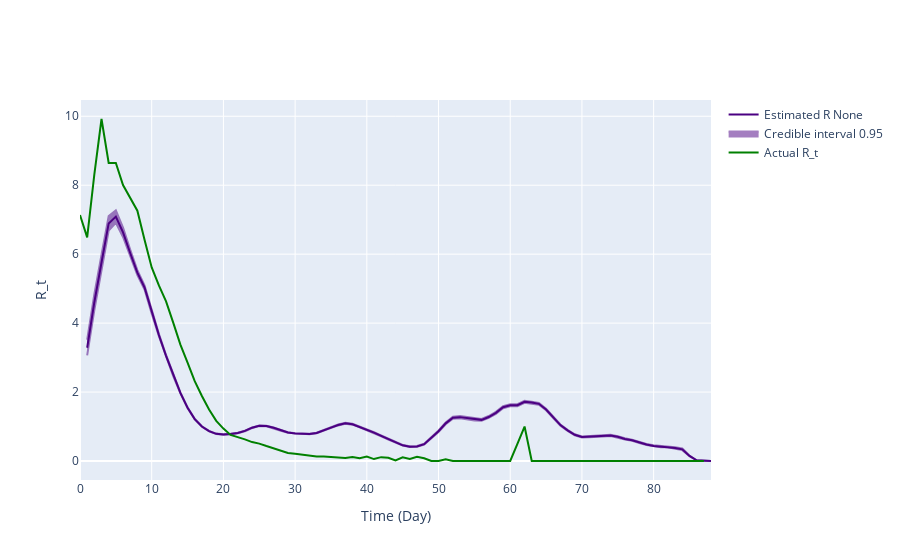

This figure's notebook cell:
### Code cell
inference = branchpro.BranchProPosterior(
    inc_data=inc_data_r02,
    daily_serial_interval=generation_time_r02_mf,
    alpha=prior_a,
    beta=prior_b)

inference.run_inference(tau=tau)
intervals = inference.get_intervals(central_prob=.95)


# Append zeros to the generation time to match the length of the true_rt vector
generation_time_mf = np.pad(generation_time_r02_mf, 
                            (0, len(true_rt_r02) - len(generation_time_r02_mf)), 'constant')

fig = plot_rt_fig(intervals, true_rt_r1[2:-1], generation_time_mf, end_time_point)
pio.write_image(fig.figure, 'kg_inference_plots/predicted_vs_true_rt_r02_optimal_mf.png')
fig.show_figure()

### Figure 1 — Plotly figure (JSON) as saved in the notebook; plotly's stock layout.template omitted (floating-point values rounded to 4 significant figures; data arrays with more than 128 entries replaced by an {"elided": "..."} marker saying what was removed)
{"data": [{"line": {"color": "indigo"}, "mode": "lines", "name": "Estimated R None", "type": "scatter", "x": [1, 2, 3, 4, 5, 6, 7, 8, 9, 10, 11, 12, 13, 14, 15, 16, 17, 18, 19, 20, 21, 22, 23, 24, 25, 26, 27, 28, 29, 30, 31, 32, 33, 34, 35, 36, 37, 38, 39, 40, 41, 42, 43, 44, 45, 46, 47, 48, 49, 50, 51, 52, 53, 54, 55, 56, 57, 58, 59, 60, 61, 62, 63, 64, 65, 66, 67, 68, 69, 70, 71, 72, 73, 74, 75, 76, 77, 78, 79, 80, 81, 82, 83, 84, 85, 86, 87, 88], "y": [3.285, 4.606, 5.756, 6.892, 7.088, 6.633, 6.034, 5.464, 5.034, 4.313, 3.656, 3.051, 2.483, 1.975, 1.546, 1.216, 0.9995, 0.8674, 0.7884, 0.7702, 0.7829, 0.8148, 0.8728, 0.9668, 1.023, 1.016, 0.9624, 0.8853, 0.829, 0.7946, 0.7969, 0.7839, 0.8106, 0.88, 0.9677, 1.044, 1.094, 1.067, 0.9912, 0.9093, 0.8237, 0.7285, 0.6293, 0.5357, 0.4549, 0.4165, 0.4233, 0.4878, 0.6655, 0.863, 1.092, 1.257, 1.272, 1.247, 1.205, 1.193, 1.277, 1.398, 1.56, 1.616, 1.62, 1.717, 1.695, 1.659, 1.493, 1.261, 1.041, 0.8888, 0.7612, 0.6953, 0.7059, 0.7281, 0.7291, 0.7427, 0.7028, 0.6406, 0.603, 0.5398, 0.4779, 0.4369, 0.4173, 0.4173, 0.3774, 0.3388, 0.1473, 0.02103, 4.508e-11, 0.0]}, {"fill": "toself", "fillcolor": "indigo", "line": {"color": "indigo"}, "mode": "lines", "name": "Credible interval 0.95", "opacity": 0.5, "showlegend": true, "type": "scatter", "x": {"elided": "176 int values"}, "y": {"elided": "176 float values"}}, {"line": {"color": "green"}, "mode": "lines", "name": "Actual R_t", "type": "scatter", "x": [0, 1, 2, 3, 4, 5, 6, 7, 8, 9, 10, 11, 12, 13, 14, 15, 16, 17, 18, 19, 20, 21, 22, 23, 24, 25, 26, 27, 28, 29, 30, 31, 32, 33, 34, 35, 36, 37, 38, 39, 40, 41, 42, 43, 44, 45, 46, 47, 48, 49, 50, 51, 52, 53, 54, 55, 56, 57, 58, 59, 60, 61, 62, 63, 64, 65, 66, 67, 68, 69, 70, 71, 72, 73, 74, 75, 76, 77, 78, 79, 80, 81, 82, 83, 84, 85, 86, 87, 88, 89, 90], "y": [7.138, 6.487, 8.313, 9.921, 8.645, 8.647, 8.004, 7.646, 7.26, 6.421, 5.615, 5.091, 4.63, 4.012, 3.375, 2.854, 2.315, 1.887, 1.491, 1.165, 0.9397, 0.7551, 0.696, 0.627, 0.5485, 0.5047, 0.4331, 0.3598, 0.2974, 0.2349, 0.2083, 0.1818, 0.1418, 0.1311, 0.1296, 0.121, 0.1027, 0.0902, 0.1179, 0.08353, 0.1293, 0.0559, 0.1117, 0.09615, 0.01802, 0.1087, 0.05797, 0.12, 0.07895, 0.0, 0.0, 0.05263, 0.0, 0.0, 0.0, 0.0, 0.0, 0.0, 0.0, 0.0, 0.0, 0.5, 1.0, 0.0, 0.0, 0.0, 0.0, 0.0, 0.0, 0.0, 0.0, 0.0, 0.0, 0.0, 0.0, 0.0, 0.0, 0.0, 0.0, 0.0, 0.0, 0.0, 0.0, 0.0, 0.0, 0.0, 0.0, 0.0]}], "layout": {"hovermode": "x unified", "xaxis": {"title": {"text": "Time (Day)"}}, "yaxis": {"title": {"text": "R_t"}}}}
